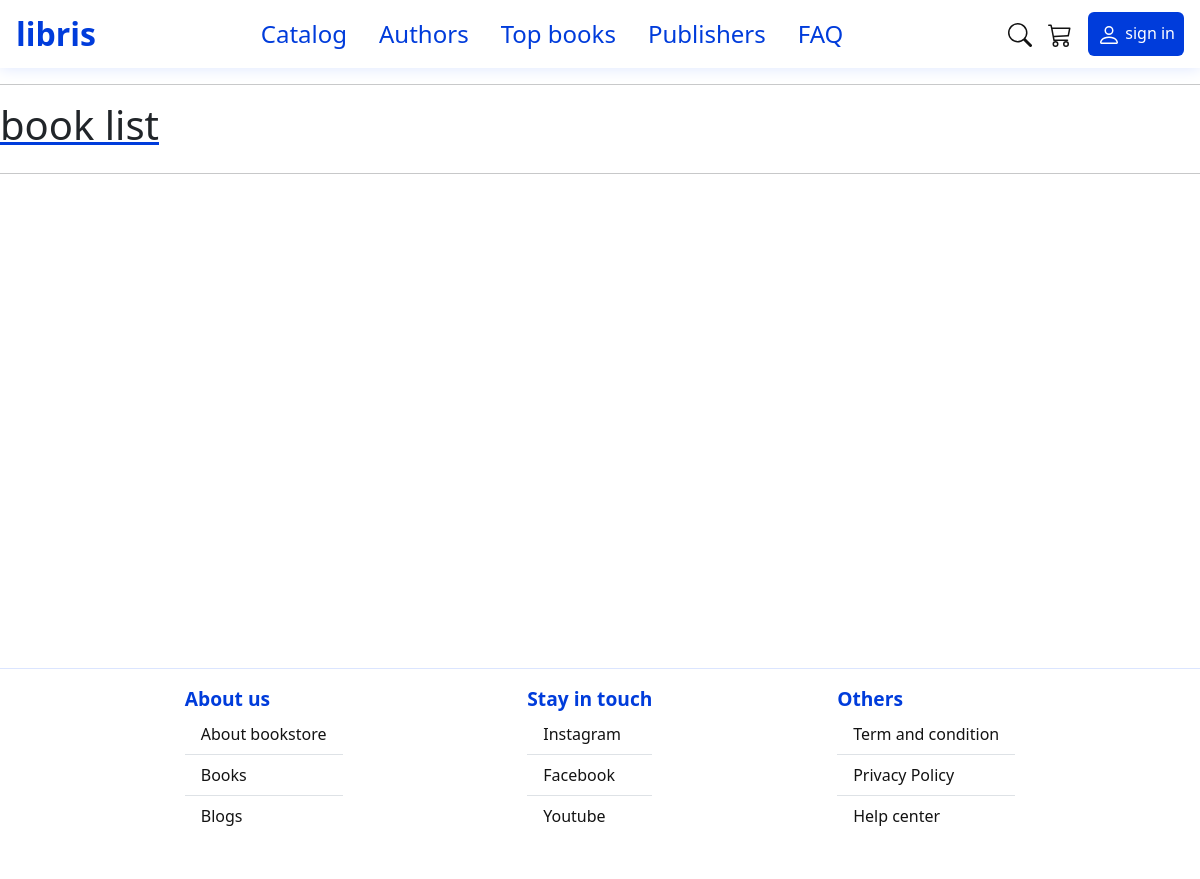
The page /books/ on the database as committed earlier.
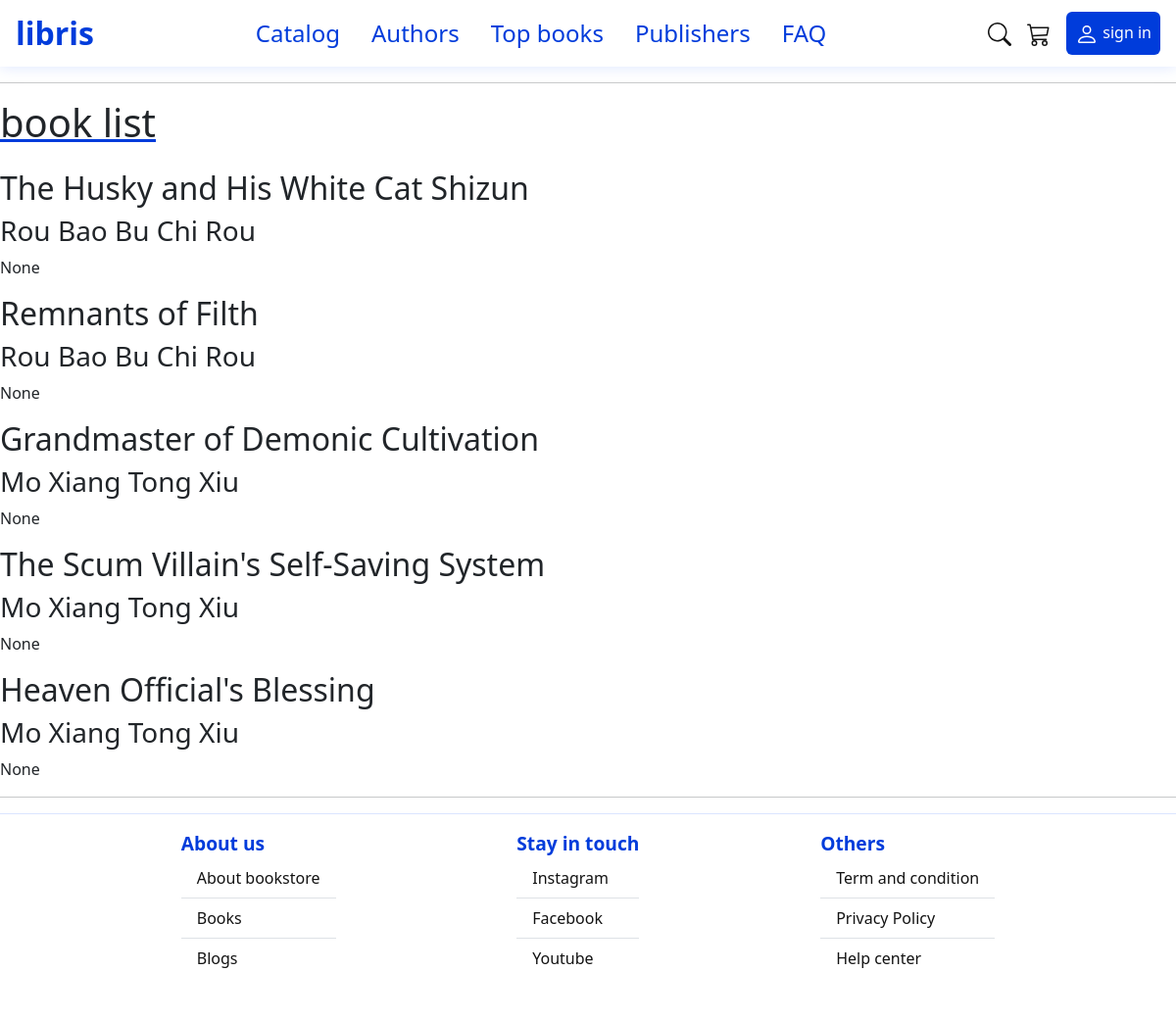
The same page on the database as committed later.
### books/models.py (models this page shows, shortened)
class Book(models.Model):
    title = models.CharField(max_length=150)
    author = models.ForeignKey('Author',on_delete=models.CASCADE, null=True, blank=True)
    isbn = models.CharField(max_length=17, unique=TabError)
    price = models.DecimalField(max_digits=6, decimal_places=2, null=True, blank=True)
    description = models.TextField()
    publication_date = models.DateField(null=True, blank=True)
    cover_image = models.ImageField(upload_to='book_covers/', null=True, blank=True)
    publisher = models.ForeignKey('Publisher', on_delete=models.CASCADE, null=True, blank=True)
    rating = models.DecimalField(max_digits=5, decimal_places=2, null=True, blank=True)
    slug = models.SlugField(unique=True)

class Author(models.Model):
    name = models.CharField(max_length=100)
    biography = models.TextField()
    birthdate = models.DateField(null=True, blank=True)
    deathdate = models.DateField(null=True, blank=True)
    slug = models.SlugField(unique=True)
    def __str__(self):
        return self.name

### books/views.py (the view)
# urls.py: path('', views.books_list, name='index')
def books_list(request):
    books = Book.objects.all()
    return render(request, "books/books_list.html", {'books' : books})

### books/templates/books/books_list.html (shortened to what this page needs)
{% extends "layout.html" %}
{% block content %}
<hr>
    <section>
        <h1>book list</h1>
        {% for book in books %}
        <div>
            <h2>{{ book.title }}</h2>
            <h3>{{ book.author }}</h3>
            <p>{{ book.price }}</p>
        </div>
        {% endfor %}
    </section>
<hr>
{% endblock %}

Rows that differ between the two databases and show on the page:
added Book: title "The Husky and His White Cat Shizun", author "Rou Bao Bu Chi Rou", price "None"
added Book: title "Remnants of Filth", author "Rou Bao Bu Chi Rou", price "None"
added Book: title "Grandmaster of Demonic Cultivation", author "Mo Xiang Tong Xiu", price "None"
added Book: title "The Scum Villain's Self-Saving System", author "Mo Xiang Tong Xiu", price "None"
added Book: title "Heaven Official's Blessing", author "Mo Xiang Tong Xiu", price "None"
